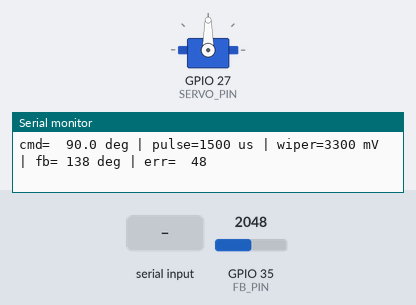
A sketch run on a simulated ESP32. On the bench: servo, the last lines printed to the serial monitor. The test bench sets the inputs (shaded band); at power-on: GPIO 35 (FB_PIN) = 2048 (analog values on the 0–4095 scale). EEPROM starts erased.

Above: at 2.5 s.
2.6 s: "0\n" received over Serial
At 3.1 s:
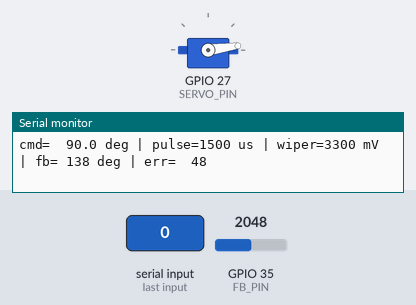
4.1 s: "1\n" received over Serial
At 4.7 s:
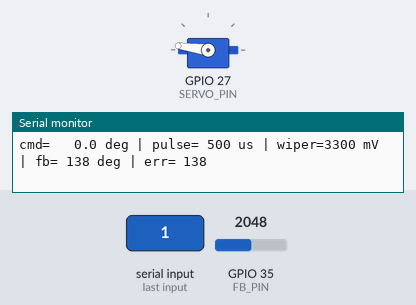
5.6 s: "s\n" received over Serial
At 8.3 s:
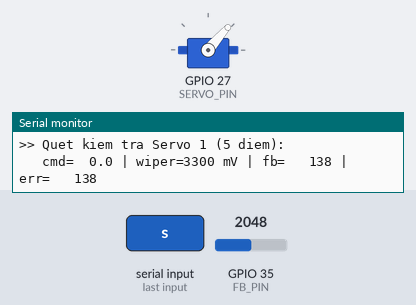
8.6 s: GPIO 35 (FB_PIN) set to 2540
11.6 s: "g,45\n" received over Serial
14.6 s: "9\n" received over Serial
At 15.9 s:
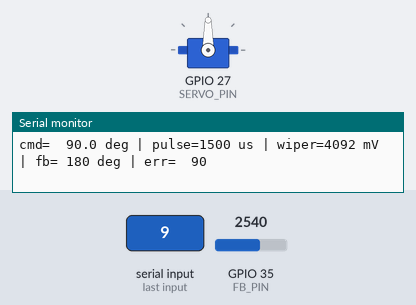
Timing chart, 0 to 17.3 s (numbered marks = the images above; inputs shaded):
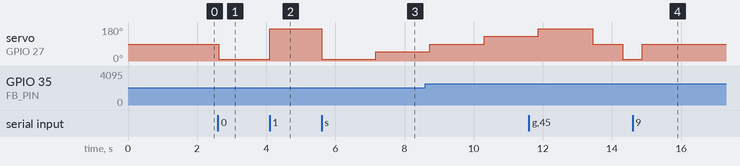

Measured:
- after the input at 2.6 s, servo on GPIO 27 (SERVO_PIN): 90° → 8° at once
- after the input at 4.1 s, servo on GPIO 27 (SERVO_PIN): 8° → 172° at once
- after the input at 5.6 s, servo on GPIO 27 (SERVO_PIN): 172° → 8° at once, → 49° 1.6 s later
- after the input at 14.6 s, servo on GPIO 27 (SERVO_PIN): 8° → 90° after 0.28 s

The sketch:

td8120_calib.ino
```cpp
/*
  TD8120MG (servo 180 do) - Hieu chinh offset + doc feedback ADC cho SERVO 1
  Phien ban: Noi suy 2 doan (0-90-180) de sua loi phi tuyen tinh cua bien tro.

  Theo so do nguyen ly:
    Servo 1 Signal (SERVO1) -> GPIO27 (Pin 12)
    Feedback (FB1 / RFB1)   -> GPIO35 (Pin 7 / ADC1_CH7)
    Nguon Servo 1: 5.2V qua tu loc C14 (104)

  Cau chia ap (FB_DIVIDER_RATIO = 2.0f):
      wiper ---[47k]---+--- GPIO35
                       |
                     [47k]  + tu 100nF song song
                       |
                      GND

  Serial Monitor: 115200 baud, chon "Newline"
*/

#include <ESP32Servo.h>
#include <Preferences.h>

// ================== CAU HINH THEO SO DO NGUYEN LY ==================
const int SERVO_PIN = 27;  // IO27 (Pin 12) tren ESP32 dieu khien SERVO1
const int FB_PIN    = 35;  // IO35 (Pin 7) doc feedback RFB1

// Ty so chia ap = (R1 + R2) / R2. 47k+47k = 2.0 | noi thang = 1.0
const float FB_DIVIDER_RATIO = 2.0f;

// Hanh trinh servo: 180 do
const int SERVO_RANGE_DEG = 180;

const int PULSE_LIMIT_LOW  = 400;    // Gioi han an toan khi chinh offset (us)
const int PULSE_LIMIT_HIGH = 2600;
const int PULSE_STEP       = 5;      // Moi lan bam q/e/z/c doi bao nhieu us

const int DEFAULT_PULSE_MIN = 500;
const int DEFAULT_PULSE_MAX = 2500;

// Nguong bao hoa ADC (mV tai chan ESP32)
const int ADC_SAT_MV = 3100;

// So chu so thap phan khi lam tron fb va err
const int FB_DECIMALS = 0;

// ================== BIEN TOAN CUC ==================
Servo servo;
Preferences prefs;

int pulseMin = DEFAULT_PULSE_MIN;    // us ung voi 0 do
int pulseMax = DEFAULT_PULSE_MAX;    // us ung voi 180 do
int adc0     = 1000;                 // mV wiper tai 0 do (se cap nhat khi bam 'k')
int adcMid   = 2500;                 // mV wiper tai 90 do
int adc180   = 4000;                 // mV wiper tai 180 do

int lastPinMv = 0;                   // Dien ap thuc te tai chan IO35
float cmdAngle = SERVO_RANGE_DEG / 2.0f;

// ================== TIEN ICH ==================
// Tra ve dien ap wiper thuc te (da nhan ty so chia ap)
int readFeedbackMv() {
  long sum = 0;
  const int N = 32;
  for (int i = 0; i < N; i++) {
    sum += analogReadMilliVolts(FB_PIN);
    delay(2);
  }
  lastPinMv = sum / N;
  return (int)(lastPinMv * FB_DIVIDER_RATIO);
}

int angleToUs(float a) {
  a = constrain(a, 0.0f, 180.0f);
  return pulseMin + (long)((pulseMax - pulseMin) * a / 180.0f);
}

// Noi suy 2 doan de xu ly bien tro phi tuyen tinh
float mvToAngle(int mv) {
  if (adc180 == adc0) return 0;

  float a = 0;
  bool isReverse = (adc180 < adc0); // Kiem tra feedback thuan hay dao chieu

  if (!isReverse) {
    if (mv <= adcMid) {
      if (adcMid == adc0) return 0;
      a = (mv - adc0) * 90.0f / (adcMid - adc0);
    } else {
      if (adc180 == adcMid) return 90.0f;
      a = 90.0f + (mv - adcMid) * 90.0f / (adc180 - adcMid);
    }
  } else {
    if (mv >= adcMid) {
      if (adcMid == adc0) return 0;
      a = (mv - adc0) * 90.0f / (adcMid - adc0);
    } else {
      if (adc180 == adcMid) return 90.0f;
      a = 90.0f + (mv - adcMid) * 90.0f / (adc180 - adcMid);
    }
  }
  return constrain(a, 0.0f, 180.0f);
}

// Lam tron x den d chu so thap phan
float roundTo(float x, int d) {
  float p = powf(10.0f, d);
  float r = roundf(x * p) / p;
  if (r == 0) r = 0.0f;
  return r;
}

void moveTo(float a, int settleMs = 700) {
  cmdAngle = constrain(a, 0.0f, 180.0f);
  servo.writeMicroseconds(angleToUs(cmdAngle));
  delay(settleMs);
}

void saveCal() {
  prefs.begin("td8120_s1", false); // Namespace rieng cho Servo 1
  prefs.putInt("pMin", pulseMin);
  prefs.putInt("pMax", pulseMax);
  prefs.putInt("a0", adc0);
  prefs.putInt("aMid", adcMid);
  prefs.putInt("a180", adc180);
  prefs.end();
  Serial.println(">> Da luu hieu chinh Servo 1 vao flash.");
}

void loadCal() {
  prefs.begin("td8120_s1", true);
  pulseMin = prefs.getInt("pMin", pulseMin);
  pulseMax = prefs.getInt("pMax", pulseMax);
  adc0     = prefs.getInt("a0", adc0);
  adcMid   = prefs.getInt("aMid", adcMid);
  adc180   = prefs.getInt("a180", adc180);
  prefs.end();
}

void printCal() {
  Serial.printf("[SERVO 1] pulseMin=%d us | pulseMax=%d us | adc0=%d mV | adcMid=%d mV | adc180=%d mV (wiper)\n",
                pulseMin, pulseMax, adc0, adcMid, adc180);
}

// Tu dong do lay mau ADC tai 3 diem (0, 90, 180)
void calibrateADC() {
  Serial.println(">> Calib ADC Servo 1: ve 0 do...");
  moveTo(0, 2000);
  int v0 = readFeedbackMv();
  bool sat0 = lastPinMv > ADC_SAT_MV;

  Serial.println(">> Calib ADC Servo 1: ve 90 do...");
  moveTo(90, 1500);
  int vMid = readFeedbackMv();
  bool satMid = lastPinMv > ADC_SAT_MV;

  Serial.println(">> Ve 180 do...");
  moveTo(180, 2000);
  int v180 = readFeedbackMv();
  bool satMax = lastPinMv > ADC_SAT_MV;

  Serial.printf(">> Do duoc: adc0=%d mV, adcMid=%d mV, adc180=%d mV (wiper)\n", v0, vMid, v180);

  if (sat0 || satMid || satMax) {
    Serial.println("!! ADC bao hoa (> 3100 mV tai IO35). Kiem tra cau chia ap roi do lai. KHONG cap nhat.");
  } else if (abs(v180 - v0) < 200) {
    Serial.println("!! Chenh lech < 200 mV, feedback chua noi hoac sai chan IO35. KHONG cap nhat.");
  } else {
    adc0 = v0;
    adcMid = vMid;
    adc180 = v180;
    if (adc180 < adc0) Serial.println(">> Feedback dao chieu (goc tang -> dien ap giam), da tu xu ly.");
    Serial.println(">> Calib hoan tat! Bam 'p' de luu vao Flash.");
  }
  moveTo(90, 1000);
}

// Quet 5 diem de kiem tra sai so
void sweepTest() {
  Serial.println(">> Quet kiem tra Servo 1 (5 diem):");
  const float pts[5] = {0.0f, 45.0f, 90.0f, 135.0f, 180.0f};
  for (int i = 0; i < 5; i++) {
    moveTo(pts[i], 1500);
    int mv = readFeedbackMv();
    float fbRaw = mvToAngle(mv);
    float fb    = roundTo(fbRaw, FB_DECIMALS);
    float err   = roundTo(fbRaw - pts[i], FB_DECIMALS);
    Serial.printf("   cmd=%5.1f | wiper=%4d mV | fb=%6.*f | err=%6.*f\n",
                  pts[i], mv, FB_DECIMALS, fb, FB_DECIMALS, err);
  }
  moveTo(90, 800);
}

void printHelp() {
  Serial.println(F(
    "\n=============== LENH CALIB SERVO 1 (TD8120MG) ===============\n"
    "g<goc> : di toi goc, vd g45\n"
    "0 9 1  : di toi 0 / 90 / 180 do\n"
    "q / e  : pulseMin  -5 / +5 us (offset 0 do)\n"
    "z / c  : pulseMax  -5 / +5 us (offset 180 do)\n"
    "k      : tu do ADC tai 3 diem (0, 90, 180 do)\n"
    "s      : quet 5 diem kiem tra sai so\n"
    "p      : luu cau hinh hien tai vao flash\n"
    "r      : reset ve mac dinh (chua luu)\n"
    "i      : in thong so hien tai\n"
    "h      : tro giup\n"
    "=============================================================\n"));
}

void handleCmd(String s) {
  s.trim();
  if (s.length() == 0) return;
  char c = s[0];

  switch (c) {
    case 'g': moveTo(s.substring(1).toFloat(), 500); break;
    case '0': moveTo(0);   break;
    case '9': moveTo(90);  break;
    case '1': moveTo(180); break;

    case 'q': pulseMin = max(pulseMin - PULSE_STEP, PULSE_LIMIT_LOW);  moveTo(0, 300);   break;
    case 'e': pulseMin = min(pulseMin + PULSE_STEP, pulseMax - 100);   moveTo(0, 300);   break;
    case 'z': pulseMax = max(pulseMax - PULSE_STEP, pulseMin + 100);   moveTo(180, 300); break;
    case 'c': pulseMax = min(pulseMax + PULSE_STEP, PULSE_LIMIT_HIGH); moveTo(180, 300); break;

    case 'k': calibrateADC(); break;
    case 's': sweepTest(); break;
    case 'p': saveCal(); break;
    case 'r':
      pulseMin = DEFAULT_PULSE_MIN;
      pulseMax = DEFAULT_PULSE_MAX;
      Serial.println(">> Da reset pulse ve mac dinh.");
      break;
    case 'i': break;
    case 'h': printHelp(); return;
    default:  Serial.println("Lenh khong hop le. Go h de xem tro giup."); return;
  }
  printCal();
}

// ================== SETUP / LOOP ==================
void setup() {
  Serial.begin(115200);
  delay(300);

  analogReadResolution(12);
  analogSetPinAttenuation(FB_PIN, ADC_11db); // Cau hinh doc toi da ~3.1V tai chan IO35

  loadCal();

  ESP32PWM::allocateTimer(0);
  servo.setPeriodHertz(50);
  servo.attach(SERVO_PIN, PULSE_LIMIT_LOW, PULSE_LIMIT_HIGH);
  moveTo(90, 1000);

  printHelp();
  printCal();
}

void loop() {
  if (Serial.available()) {
    handleCmd(Serial.readStringUntil('\n'));
  }

  static uint32_t t = 0;
  if (millis() - t > 200) {
    t = millis();
    int mv = readFeedbackMv();
    float fbRaw = mvToAngle(mv);
    float fb    = roundTo(fbRaw, FB_DECIMALS);
    float err   = roundTo(fbRaw - cmdAngle, FB_DECIMALS);
    Serial.printf("cmd=%6.1f deg | pulse=%4d us | wiper=%4d mV | fb=%4.*f deg | err=%4.*f%s\n",
                  cmdAngle, angleToUs(cmdAngle), mv, FB_DECIMALS, fb, FB_DECIMALS, err,
                  lastPinMv > ADC_SAT_MV ? "  !! ADC BAO HOA" : "");
  }
}
```
